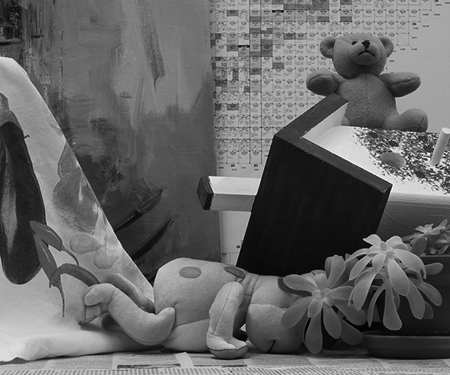
%> input picture dense_stereo_correspondence/left.png, 450 x 375 px
$ octave main.m   (GNU Octave 9; MATLAB toolbox functions it lacks are replaced by stand-ins)
%> lines starting %> are read from the running program, lines starting %| are printed output that depends on the picture
### dense_stereo_correspondence/march.m
function D = march(I1, I2, win_size, search_range)
  h_ws = int32(floor(win_size/2));

  kernel = fspecial('average', win_size);
  mean_I1 = conv2(I1, kernel, 'same');
  mean_I2 = conv2(I2, kernel, 'same');

  D = [];
  %for each row
  for row_idx = h_ws+1:size(I1, 1)-h_ws-1
    row_idx
    %extract a band of win_size in each image
    lband = I1(row_idx-h_ws:row_idx+h_ws, :);
    rband = I2(row_idx-h_ws:row_idx+h_ws, :);

    %find the disparity map ffor the pair: (lband, rband)
    %for each block in the left band
    d = [];
    for col_idx = h_ws+1:size(I1, 2)-h_ws-1
      lblock = lband(:, col_idx-h_ws:col_idx+h_ws);

      %define search range in the other band
      k_start = max(h_ws+1,   col_idx-search_range);
      k_end   = min(size(I1, 2)-h_ws-1, col_idx+search_range);

      %find the best match of the left block in the right band
      max_idx = k_start;
      max_ncc = -1.0;
      for k = k_start:k_end
        rblock = rband(:, k-h_ws:k+h_ws);

        A = lblock - mean_I1(row_idx, col_idx);
        B = rblock - mean_I2(row_idx, k);
        corr_2 = dot(A(:),B(:)')/ sqrt(dot(A(:),A(:))*dot(B(:),B(:)));

        %update best match if the similarity is higher
        if corr_2 > max_ncc
          max_ncc = corr_2;
          max_idx = k;
        end
      end

      #disparity = abs(x_left-x_right)
      d = [d abs(max_idx-col_idx)];
    end

    %accumulate another depth map row
    D = [D;d];

  end
end

### dense_stereo_correspondence/main.m
pkg load image;
I1 = im2double(imread('./left.png'));
%> I1: size 375x450 double; min 0, max 1, mean 0.395
I2 = im2double(imread('./right.png'));
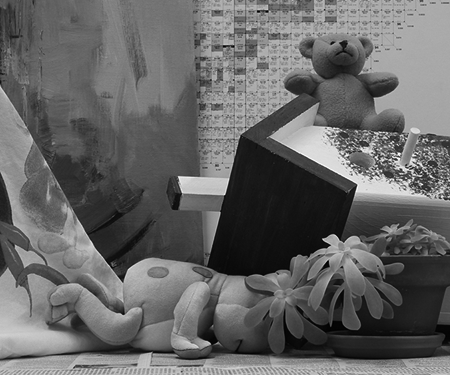
%> input picture dense_stereo_correspondence/right.png, 450 x 375 px
%> I2: size 375x450 double; min 0, max 1, mean 0.397
r = 9; %window size
s =  70; %query range
D = march(I1, I2, r, s)
%> in march, `mean_I1 = conv2(I1, kernel, 'same');`:
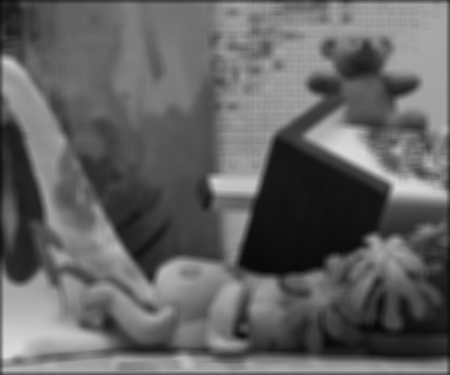
%> mean_I1: size 375x450 double; min 0.0229, max 0.86, mean 0.39
%> in march, `mean_I2 = conv2(I2, kernel, 'same');`:
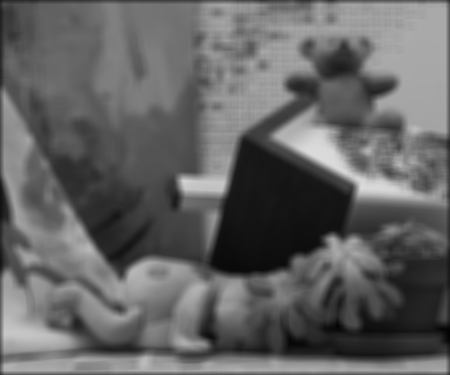
%> mean_I2: size 375x450 double; min 0.0109, max 0.865, mean 0.391
%> (the run ends here)
